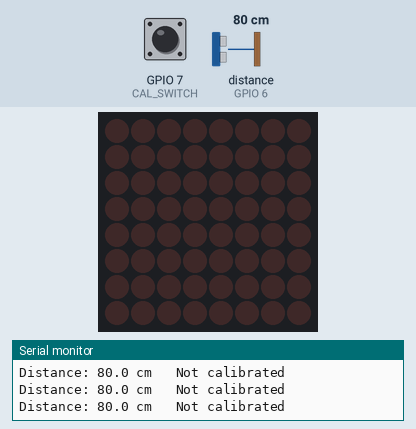
This sketch was run on a simulated ESP32-S3. Shown: 8×8 LED matrix, the last lines printed to the serial monitor. Wiring (inferred from the names in the program): ultrasonic range finder: trigger GPIO 5; echo GPIO 6; MAX7219 LED driver (orientation assumed): CS GPIO 10. Inputs (shaded band) come from the test bench; at power-on: GPIO 7 (CAL_SWITCH) LOW, distance to the obstacle (sensor on GPIO 6) 80 cm. The echo pulse lasts 58.3 µs per cm; EEPROM starts erased.

Above: at 2.2 s.
2.3 s: GPIO 7 (CAL_SWITCH) pulled HIGH for 0.15 s
At 2.53 s:
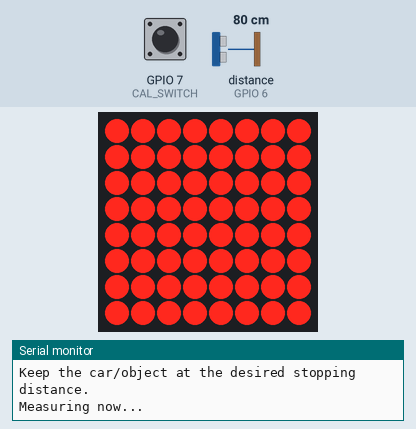
6.0 s: distance to the obstacle (sensor on GPIO 6) set to 120 cm
At 8.2 s:
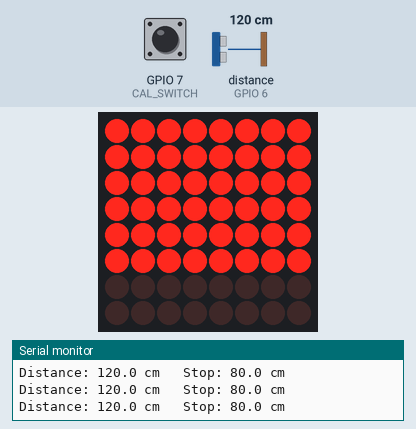
8.5 s: distance to the obstacle (sensor on GPIO 6) set to 2 cm
At 8.84 s:
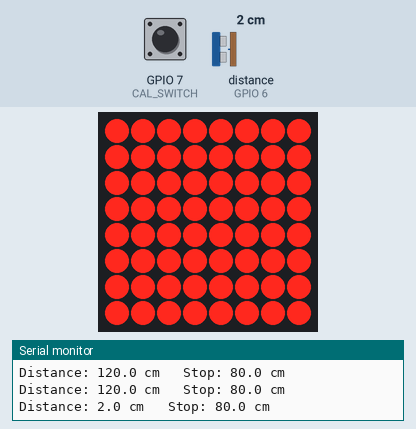
11.5 s: GPIO 7 (CAL_SWITCH) pulled HIGH for 3.2 s
At 14.45 s:
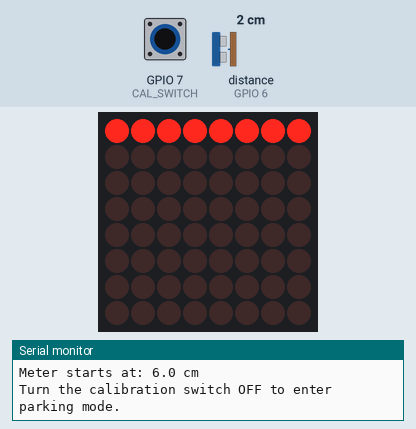
15.3 s: distance to the obstacle (sensor on GPIO 6) set to 4 cm
At 17.5 s:
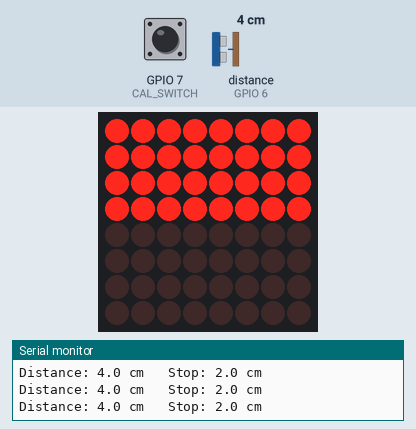
Timing chart, 0 to 19.0 s (numbered marks = the images above; inputs shaded):
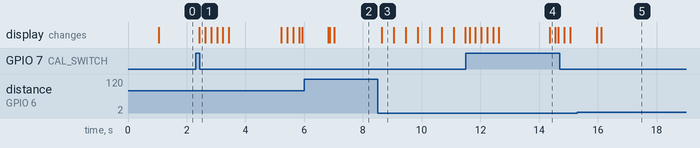

Measured:
- after the input at 2.3 s, the display: changes after 0.13 s (image 1)
- after the input at 6.0 s, the display: first differs from a run without the input after 1.0 s (image 2)
- after the input at 8.5 s, the display: changes after 0.14 s (image 3)
- after the input at 15.3 s, the display: first differs from a run without the input after 0.81 s (image 5)
- what the display in image 3 shows lasts 0.5 s, from 8.6 s to 9.1 s

The sketch:

parking_assist.ino
```cpp
#include <SPI.h>
#include <Preferences.h>

// ============================================================
// ESP32-S3 GARAGE PARKING SENSOR WITH CALIBRATION
// ============================================================
//
// HC-SR04 Distance Sensor
//   VCC  -> 5V
//   GND  -> GND
//   TRIG -> GPIO 5
//   ECHO -> GPIO 6 through voltage divider
//
// Calibration Toggle Switch
//   One side -> 3.3V
//   Other side -> GPIO 7
//   GPIO 7 uses INPUT_PULLDOWN
//
// MAX7219 FC-16 LED Matrix
//   CS / LOAD -> GPIO 10
//   DIN       -> GPIO 11
//   CLK       -> GPIO 12
//   VCC       -> 5V
//   GND       -> GND
//
// IMPORTANT:
//   ESP32-S3 GPIO pins are 3.3V only.
//   Never connect HC-SR04 ECHO directly to GPIO 6.
//   Use a voltage divider on ECHO.
//
// NEW BEHAVIOR:
//   - LED meter fills from the opposite side.
//   - Display turns OFF after 5 seconds without movement.
//   - Display automatically wakes when movement resumes.
//
// ============================================================


// ============================================================
// PINS
// ============================================================

#define TRIG_PIN 5
#define ECHO_PIN 6

#define CAL_SWITCH 7

#define CS_PIN 10
#define DIN_PIN 11
#define CLK_PIN 12


// ============================================================
// OBJECTS
// ============================================================

SPIClass spi(FSPI);
Preferences preferences;


// ============================================================
// SETTINGS
// ============================================================

// Saved stopping distance.
float calibratedDistance = 0.0;


// Meter starts lighting at this multiple of stop distance.
//
// Example:
// stop distance = 50 cm
// display begins at 150 cm.
//
const float START_MULTIPLIER = 3.0;


// Number of samples used during calibration.
const int CALIBRATION_SAMPLES = 15;


// HC-SR04 timeout.
const unsigned long ECHO_TIMEOUT = 30000;


// Valid HC-SR04 range.
const float MIN_DISTANCE_CM = 2.0;
const float MAX_DISTANCE_CM = 400.0;


// ============================================================
// DISPLAY ORIENTATION
// ============================================================
//
// Your original code used:
//
// const bool FILL_FROM_BOTTOM = true;
//
// Since your physical matrix was filling from the wrong side,
// this has been reversed.
//
// If for some reason it still fills from the wrong physical
// side, change false back to true.
//
// ============================================================

const bool FILL_FROM_BOTTOM = false;


// ============================================================
// MOVEMENT / DISPLAY TIMEOUT SETTINGS
// ============================================================
//
// If distance doesn't change meaningfully for 5 seconds,
// turn the LED matrix completely OFF.
//
// HC-SR04 readings fluctuate slightly, so changes smaller
// than 2 cm are treated as sensor noise.
//
// ============================================================

const unsigned long NO_MOVEMENT_TIMEOUT = 5000;

const float MOVEMENT_THRESHOLD_CM = 2.0;


// ============================================================
// STATE VARIABLES
// ============================================================

// Tracks last displayed row count.
// -1 forces refresh.

int currentDisplayedRows = -1;


// Calibration switch state.

bool calibrationSwitchWasOn = false;


// ============================================================
// MOVEMENT STATE
// ============================================================

// Reference distance used for movement detection.

float lastMovementDistance = -1.0;


// Time when meaningful movement was last detected.

unsigned long lastMovementTime = 0;


// True when LEDs have been shut down because the car
// has remained stationary.

bool displayTimedOut = false;


// ============================================================
// MAX7219 LOW LEVEL WRITE
// ============================================================

void maxWrite(uint8_t reg, uint8_t value) {
  spi.beginTransaction(
    SPISettings(
      1000000,
      MSBFIRST,
      SPI_MODE0));

  digitalWrite(CS_PIN, LOW);

  spi.transfer(reg);
  spi.transfer(value);

  digitalWrite(CS_PIN, HIGH);

  spi.endTransaction();

  delayMicroseconds(20);
}


// ============================================================
// CLEAR MATRIX
// ============================================================

void clearMatrix() {
  for (uint8_t row = 1; row <= 8; row++) {
    maxWrite(row, 0x00);
  }

  currentDisplayedRows = 0;
}


// ============================================================
// FILL MATRIX
// ============================================================

void fillMatrix() {
  for (uint8_t row = 1; row <= 8; row++) {
    maxWrite(row, 0xFF);
  }

  currentDisplayedRows = 8;
}


// ============================================================
// DISPLAY METER ROWS
// ============================================================
//
// rows = 0 -> empty
// rows = 8 -> full
//
// ============================================================

void displayRows(int rows) {
  rows = constrain(rows, 0, 8);

  if (rows == currentDisplayedRows) {
    return;
  }

  for (uint8_t level = 1; level <= 8; level++) {
    uint8_t physicalRow;

    if (FILL_FROM_BOTTOM) {
      physicalRow = 9 - level;
    } else {
      physicalRow = level;
    }

    if (level <= rows) {
      maxWrite(physicalRow, 0xFF);
    } else {
      maxWrite(physicalRow, 0x00);
    }
  }

  currentDisplayedRows = rows;
}


// ============================================================
// INITIALIZE MAX7219
// ============================================================

void initializeMAX7219() {
  maxWrite(0x0F, 0x00);  // Display test OFF

  maxWrite(0x0C, 0x00);  // Shutdown while configuring

  maxWrite(0x09, 0x00);  // No decode mode

  maxWrite(0x0B, 0x07);  // Use all 8 rows


  // Brightness:
  // 0x00 = dimmest
  // 0x0F = brightest

  maxWrite(0x0A, 0x08);


  clearMatrix();


  maxWrite(0x0C, 0x01);  // Normal operation


  clearMatrix();
}


// ============================================================
// READ DISTANCE FROM HC-SR04
// ============================================================

float readDistanceCm() {
  digitalWrite(TRIG_PIN, LOW);

  delayMicroseconds(2);


  digitalWrite(TRIG_PIN, HIGH);

  delayMicroseconds(10);

  digitalWrite(TRIG_PIN, LOW);


  unsigned long duration = pulseIn(
    ECHO_PIN,
    HIGH,
    ECHO_TIMEOUT);


  if (duration == 0) {
    return -1;
  }


  // Speed of sound is approximately
  // 0.0343 cm per microsecond.
  //
  // Divide by two because sound travels
  // from sensor -> object -> sensor.

  float distance =
    duration * 0.0343 / 2.0;


  return distance;
}


// ============================================================
// FILTERED DISTANCE
// ============================================================
//
// Takes several readings and averages the valid ones.
//
// This makes the parking meter less jumpy.
//
// ============================================================

float getFilteredDistance() {
  const int samples = 5;


  float total = 0.0;

  int validSamples = 0;


  for (int i = 0; i < samples; i++) {
    float distance =
      readDistanceCm();


    if (
      distance >= MIN_DISTANCE_CM && distance <= MAX_DISTANCE_CM) {
      total += distance;

      validSamples++;
    }


    delay(20);
  }


  if (validSamples == 0) {
    return -1;
  }


  return total / validSamples;
}


// ============================================================
// CALIBRATION START ANIMATION
// ============================================================

void calibrationStartAnimation() {
  currentDisplayedRows = -1;


  for (int i = 0; i < 3; i++) {
    fillMatrix();

    delay(200);


    clearMatrix();

    delay(200);
  }


  currentDisplayedRows = -1;
}


// ============================================================
// CALIBRATION SUCCESS ANIMATION
// ============================================================

void calibrationSuccessAnimation() {
  currentDisplayedRows = -1;


  for (int rows = 1; rows <= 8; rows++) {
    displayRows(rows);

    delay(100);
  }


  delay(800);


  clearMatrix();


  currentDisplayedRows = -1;
}


// ============================================================
// CALIBRATION FAILURE ANIMATION
// ============================================================

void calibrationFailureAnimation() {
  currentDisplayedRows = -1;


  for (int i = 0; i < 6; i++) {
    fillMatrix();

    delay(100);


    clearMatrix();

    delay(100);
  }


  currentDisplayedRows = -1;
}


// ============================================================
// CALIBRATION MODE HOLD ANIMATION
// ============================================================
//
// Runs while toggle switch remains ON after calibration.
//
// ============================================================

void calibrationHoldAnimation() {
  static unsigned long lastBlink = 0;

  static bool blinkState = false;


  unsigned long now = millis();


  if (now - lastBlink >= 500) {
    lastBlink = now;

    blinkState = !blinkState;


    if (blinkState) {
      displayRows(2);
    } else {
      displayRows(0);
    }
  }
}


// ============================================================
// PERFORM CALIBRATION
// ============================================================

void calibrate() {
  Serial.println();

  Serial.println("==============================");

  Serial.println("CALIBRATION STARTED");

  Serial.println("==============================");

  Serial.println();


  Serial.println(
    "Keep the car/object at the desired stopping distance.");

  Serial.println("Measuring now...");

  Serial.println();


  calibrationStartAnimation();


  float total = 0.0;

  int validSamples = 0;


  for (int i = 0; i < CALIBRATION_SAMPLES; i++) {
    float distance =
      readDistanceCm();


    if (
      distance >= MIN_DISTANCE_CM && distance <= MAX_DISTANCE_CM) {
      total += distance;

      validSamples++;


      Serial.print("Sample ");

      Serial.print(validSamples);

      Serial.print(": ");

      Serial.print(distance, 1);

      Serial.println(" cm");
    } else {
      Serial.println("Invalid sample");
    }


    delay(100);
  }


  if (validSamples < 5) {
    Serial.println();

    Serial.println("CALIBRATION FAILED");

    Serial.println(
      "Not enough valid HC-SR04 readings.");

    Serial.println(
      "Check wiring and try again.");


    calibrationFailureAnimation();


    return;
  }


  calibratedDistance =
    total / validSamples;


  preferences.putFloat(
    "parkDist",
    calibratedDistance);


  Serial.println();

  Serial.println("==============================");

  Serial.println("CALIBRATION SAVED");

  Serial.println("==============================");


  Serial.print("Stop distance: ");

  Serial.print(calibratedDistance, 1);

  Serial.println(" cm");


  Serial.print("Meter starts at: ");

  Serial.print(
    calibratedDistance * START_MULTIPLIER,
    1);

  Serial.println(" cm");


  Serial.println();

  Serial.println(
    "Turn the calibration switch OFF to enter parking mode.");


  calibrationSuccessAnimation();
}


// ============================================================
// TOO CLOSE FLASHING
// ============================================================

void flashTooClose() {
  static unsigned long lastFlash = 0;

  static bool flashState = false;


  unsigned long now = millis();


  if (now - lastFlash >= 250) {
    lastFlash = now;

    flashState = !flashState;


    if (flashState) {
      fillMatrix();
    } else {
      clearMatrix();
    }


    currentDisplayedRows = -1;
  }
}


// ============================================================
// MOVEMENT / DISPLAY TIMEOUT
// ============================================================
//
// The HC-SR04 continues running even when LEDs are OFF.
//
// If distance changes by >= 2 cm:
//      movement detected
//      timer resets
//      display wakes
//
// If distance remains essentially unchanged for 5 seconds:
//      display switches OFF
//
// ============================================================

bool displayShouldBeActive(float distance) {
  unsigned long now = millis();


  // --------------------------------------------
  // First valid distance reading
  // --------------------------------------------

  if (lastMovementDistance < 0) {
    lastMovementDistance = distance;

    lastMovementTime = now;

    displayTimedOut = false;


    return true;
  }


  // --------------------------------------------
  // Calculate distance change
  // --------------------------------------------

  float movement =
    fabs(distance - lastMovementDistance);


  // --------------------------------------------
  // Meaningful movement detected
  // --------------------------------------------

  if (movement >= MOVEMENT_THRESHOLD_CM) {
    lastMovementDistance = distance;

    lastMovementTime = now;


    if (displayTimedOut) {
      Serial.println(
        "Movement detected - display ON");


      // Force the MAX7219 meter to redraw.

      currentDisplayedRows = -1;
    }


    displayTimedOut = false;


    return true;
  }


  // --------------------------------------------
  // No meaningful movement for 5 seconds
  // --------------------------------------------

  if (
    now - lastMovementTime >= NO_MOVEMENT_TIMEOUT) {
    if (!displayTimedOut) {
      Serial.println(
        "No movement for 5 seconds - display OFF");


      clearMatrix();


      displayTimedOut = true;
    }


    return false;
  }


  return true;
}


// ============================================================
// UPDATE PARKING DISPLAY
// ============================================================

void updateParkingDisplay(float distance) {
  if (calibratedDistance <= 0) {
    displayRows(0);

    return;
  }


  float startDistance =
    calibratedDistance * START_MULTIPLIER;


  // ----------------------------------------------------------
  // Far away
  // ----------------------------------------------------------

  if (distance > startDistance) {
    displayRows(0);

    return;
  }


  // ----------------------------------------------------------
  // Too close
  // ----------------------------------------------------------
  //
  // Flash whole matrix while car is moving.
  //
  // Once car stops for 5 seconds,
  // displayShouldBeActive() prevents this function
  // from being called and the display stays OFF.
  //
  // ----------------------------------------------------------

  if (distance <= calibratedDistance) {
    flashTooClose();

    return;
  }


  // ----------------------------------------------------------
  // Convert distance into progress
  // ----------------------------------------------------------
  //
  // progress = 0.0 -> entering guidance zone
  //
  // progress = 1.0 -> calibrated stopping distance
  //
  // ----------------------------------------------------------

  float progress =

    (startDistance - distance) /

    (startDistance - calibratedDistance);


  int rows =
    1 + (int)(progress * 7.0);


  rows =
    constrain(rows, 1, 8);


  displayRows(rows);
}


// ============================================================
// SETUP
// ============================================================

void setup() {
  Serial.begin(115200);


  delay(1000);


  Serial.println();

  Serial.println("==============================");

  Serial.println("ESP32-S3 PARKING SENSOR");

  Serial.println("==============================");

  Serial.println();


  Serial.println("Wiring:");

  Serial.println(
    "HC-SR04 TRIG -> GPIO 5");

  Serial.println(
    "HC-SR04 ECHO -> GPIO 6 through voltage divider");

  Serial.println(
    "Calibration switch -> GPIO 7");

  Serial.println(
    "MAX7219 CS  -> GPIO 10");

  Serial.println(
    "MAX7219 DIN -> GPIO 11");

  Serial.println(
    "MAX7219 CLK -> GPIO 12");

  Serial.println();


  Serial.println("Safety:");

  Serial.println(
    "HC-SR04 ECHO must go through a voltage divider.");

  Serial.println(
    "Do not connect 5V directly to any ESP32-S3 GPIO pin.");

  Serial.println();


  // ==========================================================
  // HC-SR04 SETUP
  // ==========================================================

  pinMode(
    TRIG_PIN,
    OUTPUT);

  pinMode(
    ECHO_PIN,
    INPUT);


  digitalWrite(
    TRIG_PIN,
    LOW);


  // ==========================================================
  // CALIBRATION SWITCH
  // ==========================================================

  pinMode(
    CAL_SWITCH,
    INPUT_PULLDOWN);


  // ==========================================================
  // MAX7219 SETUP
  // ==========================================================

  pinMode(
    CS_PIN,
    OUTPUT);


  digitalWrite(
    CS_PIN,
    HIGH);


  spi.begin(
    CLK_PIN,
    -1,
    DIN_PIN,
    CS_PIN);


  initializeMAX7219();


  // ==========================================================
  // PREFERENCES / FLASH STORAGE
  // ==========================================================

  preferences.begin(
    "parking",
    false);


  calibratedDistance =
    preferences.getFloat(
      "parkDist",
      0.0);


  if (calibratedDistance > 0) {
    Serial.print(
      "Loaded saved stop distance: ");

    Serial.print(
      calibratedDistance,
      1);

    Serial.println(" cm");


    Serial.print(
      "Meter starts at: ");

    Serial.print(
      calibratedDistance * START_MULTIPLIER,
      1);

    Serial.println(" cm");
  } else {
    Serial.println(
      "No calibration saved yet.");

    Serial.println(
      "Turn the calibration switch ON to set the stop distance.");
  }


  Serial.println();

  Serial.println("Ready.");

  Serial.println();


  currentDisplayedRows = -1;

  displayRows(0);


  // ==========================================================
  // INITIALIZE MOVEMENT TIMER
  // ==========================================================

  lastMovementDistance = -1.0;

  lastMovementTime = millis();

  displayTimedOut = false;
}


// ============================================================
// MAIN LOOP
// ============================================================

void loop() {
  bool calibrationSwitchIsOn =

    digitalRead(CAL_SWITCH) == HIGH;


  // ----------------------------------------------------------
  // CALIBRATION SWITCH ON
  // ----------------------------------------------------------

  if (calibrationSwitchIsOn) {
    delay(30);


    calibrationSwitchIsOn =

      digitalRead(CAL_SWITCH) == HIGH;


    if (calibrationSwitchIsOn) {
      if (!calibrationSwitchWasOn) {
        calibrationSwitchWasOn = true;


        calibrate();
      }


      calibrationHoldAnimation();


      delay(50);


      return;
    }
  }


  // ----------------------------------------------------------
  // CALIBRATION SWITCH JUST TURNED OFF
  // ----------------------------------------------------------

  if (calibrationSwitchWasOn) {
    calibrationSwitchWasOn = false;


    Serial.println();

    Serial.println(
      "Calibration switch OFF.");

    Serial.println(
      "Parking mode active.");

    Serial.println();


    currentDisplayedRows = -1;

    clearMatrix();


    // Reset movement detection after calibration.

    lastMovementDistance = -1.0;

    lastMovementTime = millis();

    displayTimedOut = false;
  }


  // ----------------------------------------------------------
  // NORMAL PARKING MODE
  // ----------------------------------------------------------

  float distance =
    getFilteredDistance();


  if (distance < 0) {
    Serial.println(
      "No echo detected");


    displayRows(0);
  } else {
    Serial.print(
      "Distance: ");

    Serial.print(
      distance,
      1);

    Serial.print(
      " cm");


    if (calibratedDistance > 0) {
      Serial.print(
        "   Stop: ");

      Serial.print(
        calibratedDistance,
        1);

      Serial.print(
        " cm");
    } else {
      Serial.print(
        "   Not calibrated");
    }


    Serial.println();


    // ========================================================
    // MOVEMENT DETECTION
    // ========================================================
    //
    // If car is moving:
    //     update parking display normally.
    //
    // If car has been stationary for 5 seconds:
    //     LEDs remain OFF.
    //
    // ========================================================

    if (displayShouldBeActive(distance)) {
      updateParkingDisplay(distance);
    } else {
      displayRows(0);
    }
  }


  delay(100);
}
```
